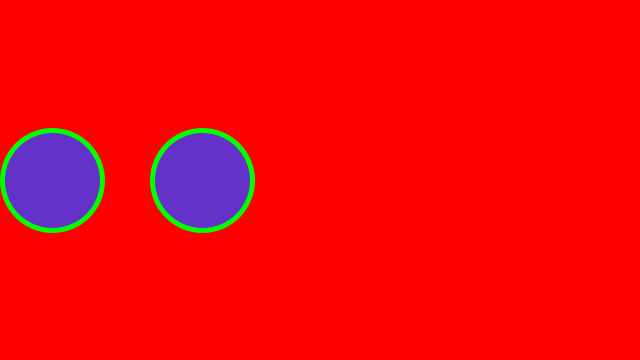
Frame 1 (no input)
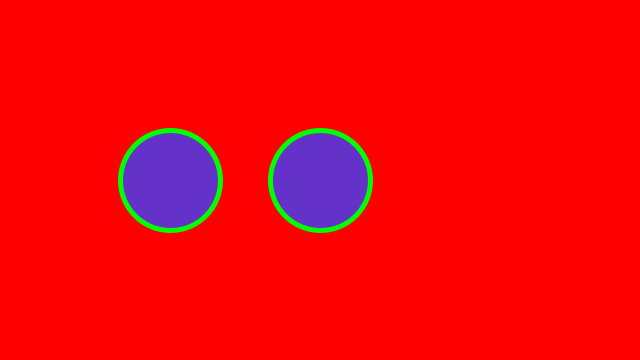
Frame 60 (the mouse pressed at the canvas centre just before this capture)
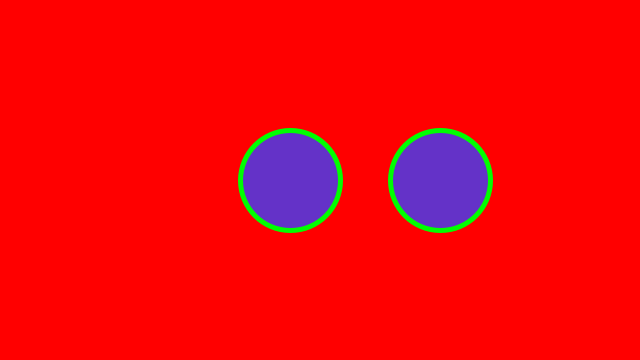
Frame 120 (the mouse held since frame 60 and released just before this capture)

The Processing sketch that drew these frames (run headless with seeded random() and noise(); from frame 60 on, the mouse is pressed at the canvas centre):

// Processing sketch: cv3_vzlepseni
// ── cv3_vzlepseni.pde
int x;
int x1;
int speed;
int speed1;

void setup(){
  size(640,360);//width, height
  x = 50;
  x1 = 200; 
  speed = 2;
  speed1 = 2;
}

void draw(){ 
  background(255, 0, 0); //0 cerna - 255 bila

  x = x + speed;
  x1 = x1 + speed1;
  
  if(x > width){ 
    speed = -speed*2;
  }
  
  if(x < 0){
    speed = -speed;
  }
  
  if(x1 > width){ 
    speed1 = -speed1*2;
  }
  
  if(x1 < 0){
    speed1 = -speed1;
  }
  
  strokeWeight(5);
  stroke(0, 255, 0);
  fill(100, 50, 200);
  
  circle(x, 180, 100);
  circle(x1, 180, 100);
}
